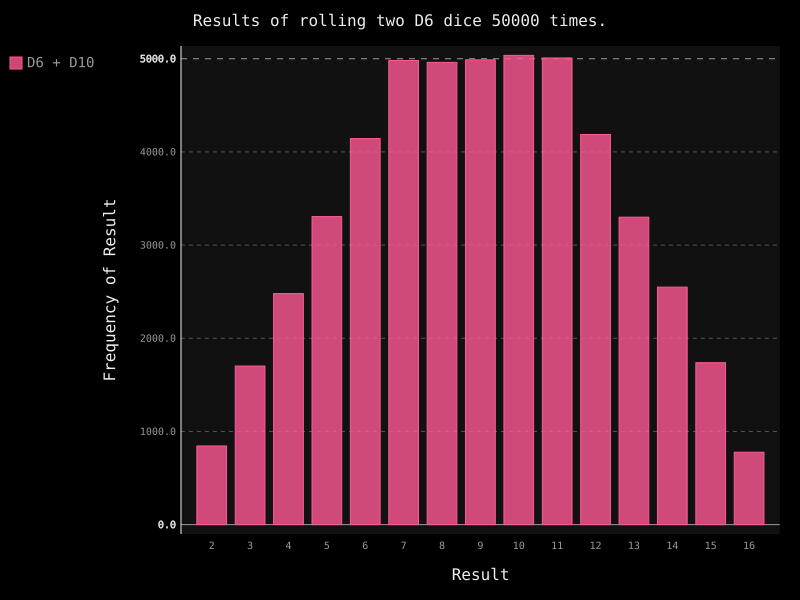

The Python source for this figure:
import pygal
from die import Die

die_1 = Die()
die_2 = Die(10)

results = []
for roll_num in range(50000):
    result = die_1.roll() +die_2.roll()
    results.append(result)

frequencies = []
max_results = die_1.num_sides + die_2.num_sides
for value in range(2, max_results+1):
    frequency = results.count(value)
    frequencies.append(frequency)

hist = pygal.Bar()

hist.title = "Results of rolling two D6 dice 50000 times."
hist.x_labels = [str(x) for x in range(2, max_results + 1)]
hist.x_title = "Result"
hist.y_title = "Frequency of Result"

hist.add('D6 + D10', frequencies)
hist.render_to_file('die_visual.svg')
